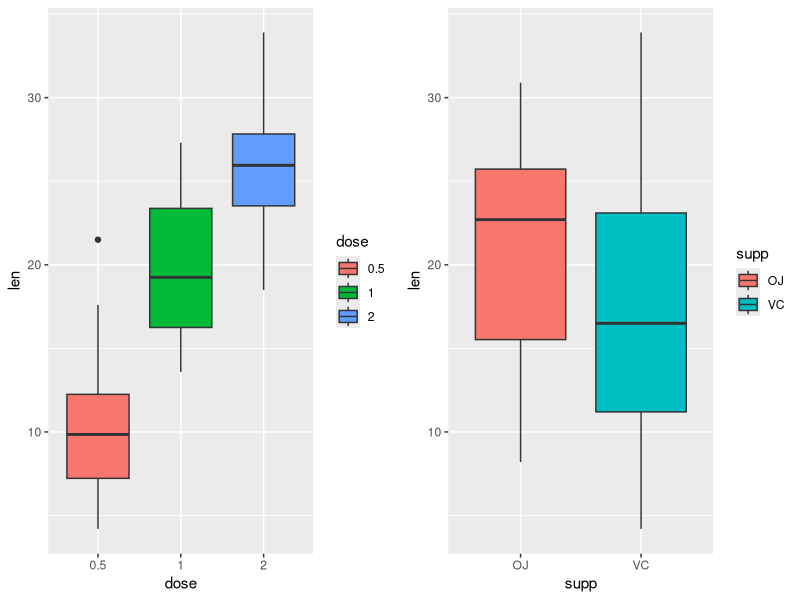

The R source for this figure:
## ---- chunk 1
library(datasets)
TG <- ToothGrowth
summary(TG)
str(TG)
# Verifying groups by supplement and dose levels. 
TG$dose <- as.factor(TG$dose) 
table(TG$dose, TG$supp)
## ---- chunk 2
library(ggplot2);library(gridExtra)
# Plotting data by dose levels
d <- ggplot(data=TG, aes(x=dose, y=len)) + geom_boxplot(aes(fill=dose))
# Plotting data by supp levels
m <- ggplot(data=TG, aes(x=supp, y=len)) + geom_boxplot(aes(fill=supp))
grid.arrange(d, m, ncol=2)
## ---- chunk 3
t.test(len ~ supp, data=TG)
## ---- chunk 4
# subsetting ToothGrowth data by dosage groups
TG_0.5.1 <- subset(TG, dose %in% c(0.5, 1))
TG_0.5.2 <- subset(TG, dose %in% c(0.5, 2))
TG_1.2 <- subset(TG, dose %in% c(1, 2))
# Testing dose group 0.5-1
t.test(len ~ dose, data=TG_0.5.1)
# Testing dose group 0.5-2
t.test(len ~ dose, data=TG_0.5.2)
# Testing dose group 1-2
t.test(len ~ dose, data=TG_1.2)
